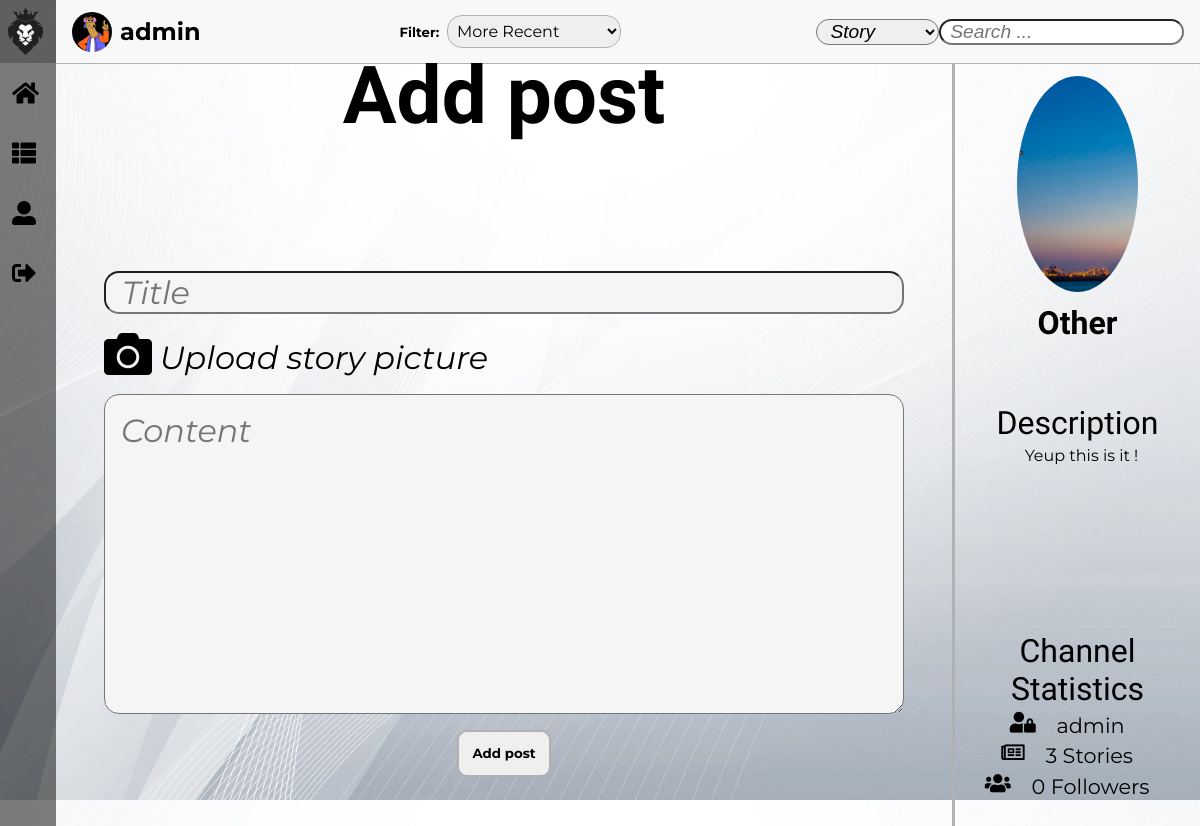
The page /pages/post.php?channelName=Other (signed in) on the database its author committed.
### tables this page shows
CREATE TABLE Channel(
    name TEXT NOT NULL PRIMARY KEY,
    owner TEXT NOT NULL REFERENCES User(username),
    description TEXT      
);

### pages/post.php (called while the page is built, shortened)
<?php
    include_once('../templates/tpl_common.php');
    include_once('../templates/tpl_post.php');
    include_once('../database/db_channel.php');
    $channelName = isset($_GET['channelName']) ? $_GET['channelName'] : '';
    $defaultFilter = 2;
    $channel = get_channel($channelName);
    $postedStories = count(get_channel_stories($channelName, 2));
    $channelFollowers = count(get_channel_followers($channelName));
    $channelOwner = get_channel_owner($channelName);
    draw_common(htmlentities($_SESSION['username']), ['post.css', 'channel_aside.css'], [], $defaultFilter, $defaultFilter);
    draw_post(htmlentities($channelName));
    draw_post_aside(htmlentities_all($channel), htmlentities($postedStories), htmlentities($channelFollowers), htmlentities($channelOwner));
    draw_footer();
?>

### database/db_channel.php (called while the page is built, shortened)
<?php
  include_once('../includes/functions.php');
    function get_channel($channelName) {
        $db = Database::instance()->db();
        $stmt = $db->prepare('SELECT * FROM Channel WHERE name = ?');
        $stmt->execute(array($channelName));
        return $stmt->fetch();
    }
     function get_channel_owner($channelName){
      $db = Database::instance()->db();
      $stmt = $db->prepare('SELECT owner FROM Channel WHERE Channel.name = ?');
      $stmt->execute(array($channelName));
      return $stmt->fetch()['owner'];
     }
?>

### includes/functions.php (called while the page is built, shortened)
<?php function get_image($default, $directory, $folder, $element) {
    $image = $default;
    $extensions = ['jpg', 'png', 'gif'];
    for($index = 0; $index < count($extensions); $index++) {
        if(file_exists($directory . $element . '.' . $extensions[$index])) {
            $image = $folder . $element . '.' . $extensions[$index];
            break;
        }
    }
    return $image;
} ?>

### templates/tpl_common.php (the view, shortened to what this page needs)
<?php function draw_common($username, $css_files, $js_files, $filter, $searchFilter) { ?>
    <!DOCTYPE <!DOCTYPE html>
    <html>
        <head>
            <link rel="stylesheet" href="https://use.fontawesome.com/releases/v5.5.0/css/all.css">
            <?php foreach($css_files as $css_file) { ?>
                <link rel="stylesheet" type="text/css" media="screen" href="../css/<?=$css_file?>" />
            <?php } ?>
            <link rel="stylesheet" type="text/css" media="screen" href="../css/common.css" />
        </head>
        <body>
            <?php draw_dynamic_bar($username) ?>
            <?php draw_tool_bar($username, $filter, $searchFilter) ?>
<?php } ?>
<?php function draw_dynamic_bar($username) { ?>
    <header id="dynamicBar">
        <div id="header">
            <label class="kadaneIsLife" for="mobileMenu">
                <img src="../resources/images/default/logo.png" alt="Logo">
            </label>
        </div>
        <nav id="menu">
            <div class="mainMenu">
                <i class="fa fa-home"></i><a href="../pages/feed.php">Feed</a>
            </div>
            <div class="mainMenu">
                <i class="fa fa-th-list"></i><a href="../pages/show_channels.php?show=subscriptions">Channels</a>
            </div>
            <div class="mainMenu">
                <i class="fa fa-user-alt"></i><a href="../pages/profile.php?username=<?= $username ?>">Profile</a>
            </div>
            <div class="mainMenu">
                <i class="fa fa-sign-out-alt"></i><a href="../actions/action_logout.php">Logout</a>
            </div>
        </nav>
    </header>
<? } ?>
<?php function draw_tool_bar($username, $filter, $searchFilter) { ?>
    <div id="toolBar">
        <div id="info">
            <a id="user-name" href="../pages/profile.php?username=<?= $username ?>">
                <img id="asideIMG" src="../resources/images/<?= get_image('default/defaultUser.jpg', '../resources/images/users/', 'users/', sha1($username)) ?>" alt="User Image">
                <h5><?= $username ?></h5>
            </a>
        </div>
        <?php draw_story_filter($filter) ?>
        <?php draw_search_filter($searchFilter) ?>
    </div>
<? } ?>
<?php function draw_story_filter($filter) { ?>
    <div id="filters">
        <h5>Filter:</h5>
        <form method="get" action="<?= $_SERVER['PHP_SELF']?>">
            <select name="filter" id="filterID">
                <option <? echo $filter == 2 ? 'selected ' : '' ?>value="2">More Recent</option>
            </select>
        </form>
    </div>
<? } ?>
<?php function draw_search_filter($searchFilter) { ?>
    <div id="search">
        <form method="get" action="<?= $_SERVER['PHP_SELF']?>">
            <select name="searchFilter" id="searchFilterID">
                <option <? echo $searchFilter == 2 ? 'selected ' : '' ?>value="2">Story</option>
            </select>
            <input type="search" id="searchField" name="search" placeholder="Search ...">
        </form>
    </div>
<? } ?>
<?php function draw_footer() { ?>
        </body>
    </html>
<?php } ?>

### templates/tpl_post.php (shortened to what this page needs)
<?php function draw_post($channelName) { ?>
    <div id="form">
        <h1>Add post</h1>
        <form method="post" enctype="multipart/form-data" action="../actions/action_add_new_post.php">
            <div id="input">
                <input type="text" name="title" placeholder="Title" required="true">
                <div id="uploadStoryPic">
                    <i class="fas fa-camera"></i>
                    <p>Upload story picture</p>
                </div>
                <textarea id="storyContent" name="content" placeholder="Content" cols="30" rows="10" required="true"></textarea>
            </div>
            <div id="button">
                <button type="submit">Add post</button>
            </div>
        </form>
    </div>
<?php } ?>
<?php function draw_post_aside($channel, $channelStories, $channelFollowers, $channelOwner) { ?>
    <aside>
        <div id="channelPicture">
            <img id="asideIMG" src="../resources/images/<?= get_image('default/defaultChannel.png', '../resources/images/channels/', 'channels/', sha1($channel['name'])) ?>" alt="Channel Image">
        </div>
        <h3 id="channelName"><?= $channel['name'] ?></h3>
        <div id="description">
            <p>Description</p>
            <p id="descriptionContent"><?= $channel['description'] ?></p>
        </div>
        <div id="statistics">
            <p>Channel Statistics</p>
            <div class="statistics">
                <i class="fas fa-user-lock"></i><p><?= $channelOwner ?></p>
            </div>
            <div class="statistics">
                <i class="far fa-newspaper"></i><p><?= $channelStories ?> Stories</p>
            </div>
            <div class="statistics">
                <i class="fas fa-users"></i><p><?= $channelFollowers ?> Followers</p>
            </div>
        </div>
    </aside>
<?php } ?>

### css/post.css (style rules this page uses)
:root { --background-color: rgb(231, 231, 231); --background-form-color: rgb(223, 223, 223); --background-input-color: whitesmoke; --background-button-color: rgb(3, 173, 192); --story-title-font: 'Montserrat', sans-serif; --story-header-font: 'Montserrat', sans-serif; --story-text-font: 'Montserrat', sans-serif; --aside-img-font-size: 15em; --aside-channel-font: 'Exo', sans-serif; --aside-channel-font-size: 2em; --aside-text-font: 'Montserrat', sans-serif; --aside-button-font-size: 1em; --aside-button-background-color: rgb(245, 243, 243); --aside-button-background-color-hover: rgb(3, 173, 192); --input-font: 'Montserrat', sans-serif; --input-font-size: 2em; --button-background-color: rgb(3, 173, 192); --border-color: rgb(177, 177, 177); }
#form > h1 { margin: 0em; justify-content: center; display: flex; font-family: var(--aside-channel-font); font-size: 500%; }
#form { margin: 0em; justify-content: center; flex-direction: column; display: flex; grid-area: content; }
#form > form { margin: 5em auto; padding: 3em; height: 30em; width: 50em; }
#input { flex-direction: column; justify-content: center; display: flex; }
#input > * { margin-bottom: 0.5em; padding: 0em 0.5em; outline: none; border-radius: 15px; text-align: start; font-style: italic; font-family: var(--input-font); font-size: var(--input-font-size); background-color: var(--background-input-color); }
#uploadStoryPic { padding: 0em; display: flex; background-color: transparent; }
#uploadStoryPic > i { font-size: 1.5em; }
#uploadStoryPic > p { margin: 0em; padding: 0.25em 0em 0em 0.25em; }
#storyContent { height: 10em; padding: 0.5em; }
#button { margin: 0em; justify-content: center; display: flex; }
#button > * { padding: 1em; outline: none; border: solid var(--border-color) 2px; border-radius: 10px; font-family: var(--input-font); font-weight: bold; }

### css/channel_aside.css (style rules this page uses)
:root { --background-color: rgb(231, 231, 231); --background-story-color: whitesmoke; --aside-upload-icon-size: 200%; --aside-channelName-font: 'Exo', sans-serif; --aside-channelName-font-size: 200%; --aside-description-font: 'Exo', sans-serif; --aside-description-font-size: 200%; --aside-text-font: 'Montserrat', sans-serif; --aside-button-font-size: 100%; --aside-button-background-color: rgb(245, 243, 243); --aside-button-background-color-hover: rgb(3, 173, 192); --aside-statistics-font-size: 130%; --border-color: rgb(177, 177, 177); }
aside { display: grid; max-height: 100%; grid-area: aside; grid-template-columns: 100%; grid-template-rows: 30% 5% 7.5% 28.5% auto; grid-template-areas: "picture" "name" "forms" "description" "statistics"; border-left: solid var(--border-color); font-family: var(--aside-text-font); }
#channelPicture { margin: 0em; padding: 5%; position: relative; grid-area: picture; border-radius: 50%; text-align: center; }
#asideIMG { margin: 0em; width: 55%; height: 100%; border-radius: 50%; object-fit: cover; transition: 1s; }
#channelName { margin: 0em; grid-area: name; text-align: center; font-size: var(--aside-channelName-font-size); font-family: var(--aside-channelName-font); }
#description { margin: 0em auto; grid-area: description; }
#description p:first-child { margin: 0%; text-align: center; font-family: var(--aside-description-font); font-size: var(--aside-description-font-size); }
#description p:nth-child(2) { margin: 0em 5%; padding: 2.5%; width: 90%; height: 20%; text-indent: 1em; text-align: start; overflow: hidden; text-overflow: ellipsis; font-family: var(--aside-text-font); }
#statistics { justify-content: center; grid-area: statistics; }
#statistics > p { margin: 0em; font-size: var(--aside-channelName-font-size); font-family: var(--aside-channelName-font); text-align: center; }
#statistics div { margin: 0.25em auto; justify-content: center; }
.statistics { margin: 1em auto 0em auto; display: flex; font-size: var(--aside-statistics-font-size); }
.statistics > p { margin: 0em; padding: 0em 1em; }

### rows shown on the page
channel: owner "admin", name "Other", description "Yeup this is it !"

### other values the page prints
$channelStories "3"
$channelFollowers "0"
